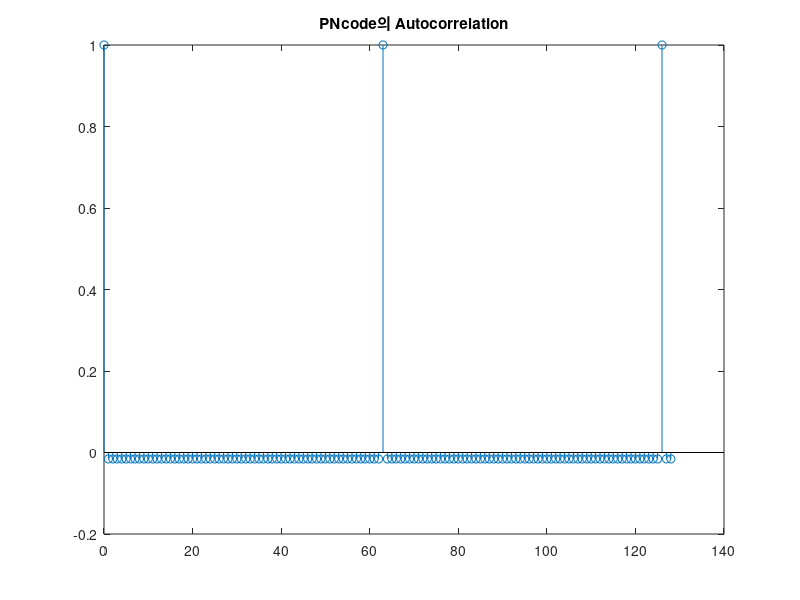
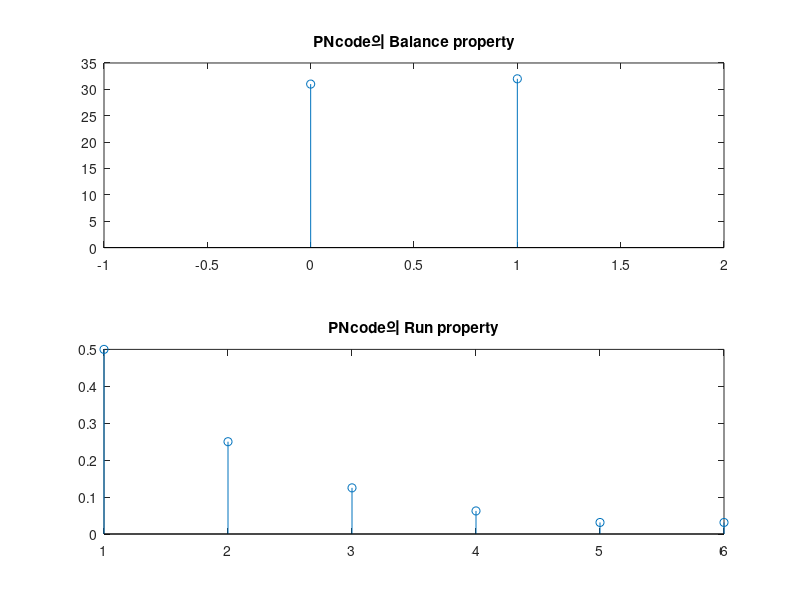
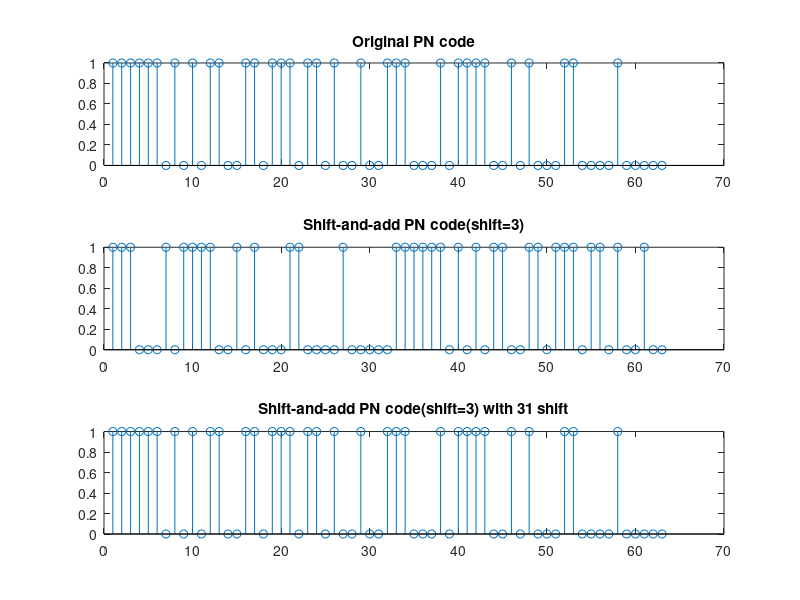
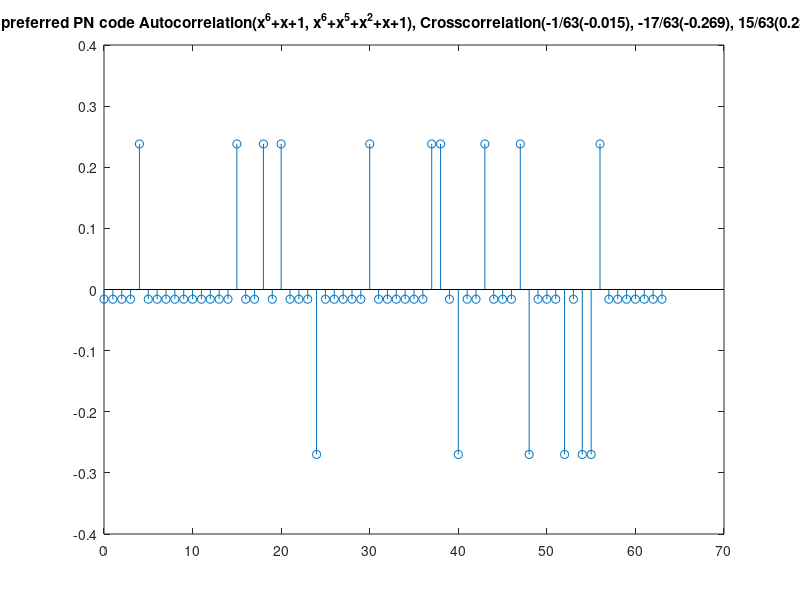

The MATLAB script that drew these images, in order:
clc; clear;
SR=[1 1 1 1 1 1];
%Polynomial=x^6+x+1;

PN(1)=SR(6);
for i=1:2^length(SR)-2
   mem=mod(SR(6)+SR(1),2);
   SR=circshift(SR,1);
   SR(1)=mem;
   PN(i+1)=SR(6);
end
PNcode=2*PN-1;
shift=0:128;
for i=1:length(shift)
    autocorr(i)=sum(PNcode.*circshift(PNcode,shift(i)));
end
figure(1)
stem(shift,autocorr/length(PNcode)) %PNcode 길이로 정규화
title("PNcode의 Autocorrelation")
%run property
l=1;
run=zeros(1,length(SR));
PNcode(length(PNcode)+1)=2;
for i=2:length(PN)+1   
    if PNcode(i) == PNcode(i-1)
        l=l+1;
    else
        run(l)=run(l)+1;
        l=1;
    end
end
PNcode=PNcode(1:length(PNcode)-1);
%balance property
num1=sum(PN==1);
num0=sum(PN==0);
figure(2)
subplot(2,1,1)
stem(0:1,[num0 num1])
title("PNcode의 Balance property")
xlim([-1 2])
subplot(2,1,2)
stem(run/sum(run))
title("PNcode의 Run property")
%shift-and-add property (shift=3)
shifted_PN=circshift(PN,3);
shifted_add_PN=bitxor(PN,shifted_PN);
for i=0:length(PN)
    mem=circshift(shifted_add_PN,i);
    if mem == PN
        same_shift=i;
    end
end
figure(3)
subplot(3,1,1)
stem(PN)
title("Original PN code")
subplot(3,1,2)
stem(shifted_add_PN)
title("Shift-and-add PN code(shift=3)")
subplot(3,1,3)
stem(circshift(shifted_add_PN,same_shift));
title("Shift-and-add PN code(shift=3) with 31 shift")

%Gold code Simulation
pref_SR=[1 1 1 1 1 1];
%Polynomial=x^6+x^5+x^2+x+1;

pref_PN(1)=pref_SR(6);
for i=1:2^length(pref_SR)-2
   mem=mod(pref_SR(6)+pref_SR(5)+pref_SR(2)+pref_SR(1),2);
   pref_SR=circshift(pref_SR,1);
   pref_SR(1)=mem;
   pref_PN(i+1)=pref_SR(6);
end
pref_PNcode=2*pref_PN-1;
for i=1:length(PNcode)+1
    pref_autocorr(i)=sum(PNcode.*circshift(pref_PNcode,i-1));
end
figure(4)
stem(0:length(pref_autocorr)-1,pref_autocorr/length(pref_PN)) %PNcode 길이로 정규화
title("preferred PN code Autocorrelation(x^6+x+1, x^6+x^5+x^2+x+1), Crosscorrelation(-1/63(-0.015), -17/63(-0.269), 15/63(0.238))")

Gold(1,:)=PN;
Gold(2,:)=pref_PN;
for i=1:length(PNcode)
    Gold(i+2,:)=mod(PN+circshift(pref_PN,i-1),2); 
end
Goldcode=2*Gold-1;

for i=1:length(PNcode)
    Gold_autocorr(i)=sum(Goldcode(6,:).*circshift(Goldcode(6,:),i-1));
end
figure(5)
stem(0:length(Gold_autocorr)-1,Gold_autocorr/length(Gold_autocorr)) %PNcode 길이로 정규화
title("Gold code Autocorrelation (-1/63(-0.015), -17/63(-0.269), 15/63(0.238), 63/63(1))")

for i=1:length(PNcode)
    Gold_crosscorr(i)=sum(Goldcode(6,:).*circshift(Goldcode(10,:),i-1));
end
figure(6)
stem(0:length(Gold_crosscorr)-1,Gold_crosscorr/length(Gold_crosscorr)) %PNcode 길이로 정규화
title("Gold code Crosscorrelation (-1/63(-0.015), -17/63(-0.269), 15/63(0.238))")

%Gold code added with 0
for i=1:length(PNcode)
    Gold_added0_autocorr(i)=sum([Goldcode(6,:) 0].*circshift([Goldcode(6,:) 0],i-1));
end
figure(7)
stem(0:length(Gold_added0_autocorr)-1,Gold_added0_autocorr/length(Gold_added0_autocorr)) %PNcode 길이로 정규화
title("Gold code added with 0 Autocorrelation (-1/63(-0.015), -17/63(-0.269), 15/63(0.238), 63/63(1))")

for i=1:length(PNcode)
    Gold_added0_crosscorr(i)=sum([Goldcode(6,:) 0].*circshift([Goldcode(10,:) 0],i-1));
end
figure(8)
stem(0:length(Gold_added0_crosscorr)-1,Gold_added0_crosscorr/length(Gold_added0_crosscorr)) %PNcode 길이로 정규화
title("Gold code added with 0 Crosscorrelation (-1/63(-0.015), -17/63(-0.269), 15/63(0.238))")